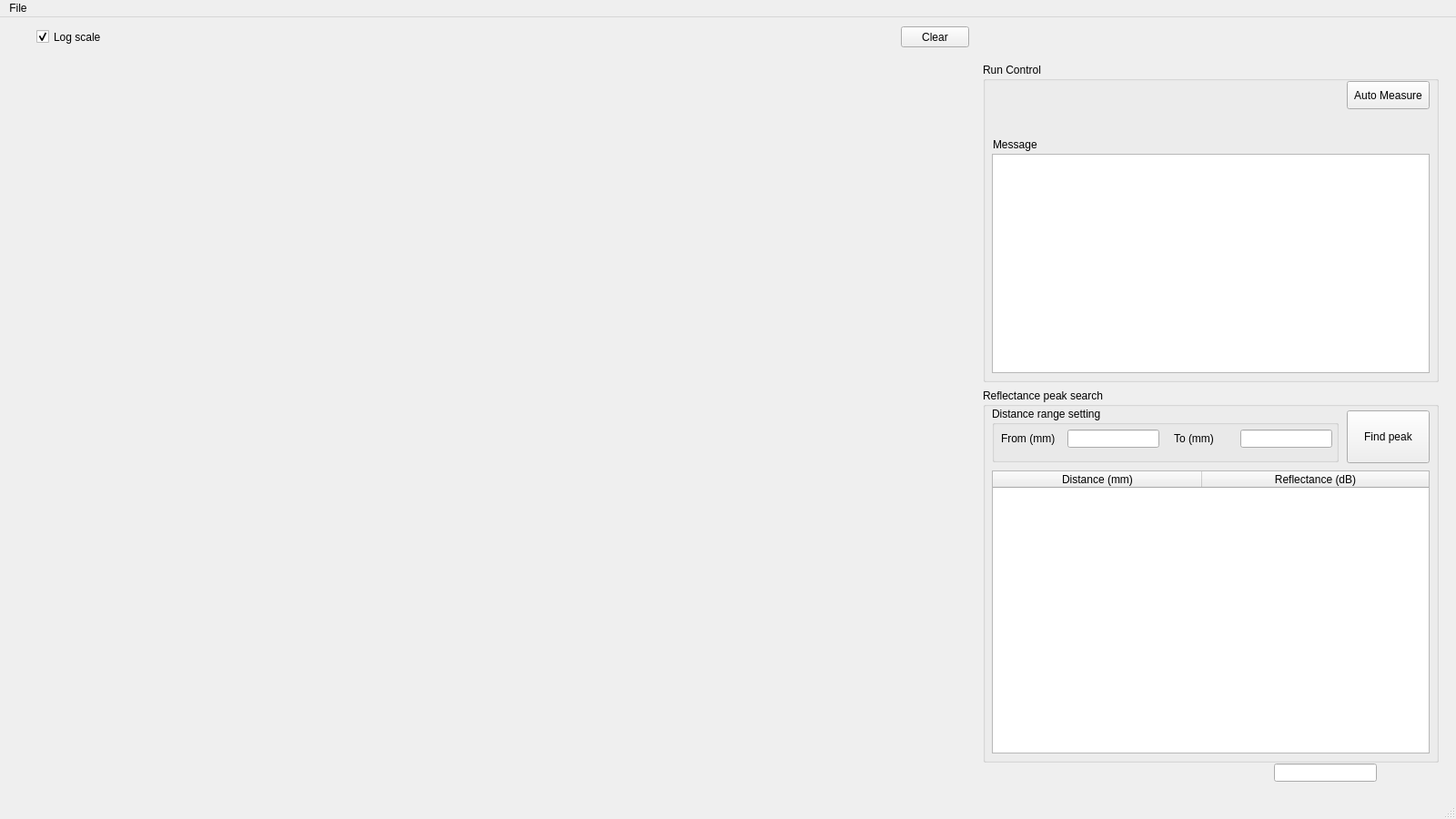
<?xml version="1.0" encoding="UTF-8"?>
<ui version="4.0">
 <class>MainWindow</class>
 <widget class="QMainWindow" name="MainWindow">
  <property name="windowModality">
   <enum>Qt::WindowModal</enum>
  </property>
  <property name="geometry">
   <rect>
    <x>0</x>
    <y>0</y>
    <width>1600</width>
    <height>900</height>
   </rect>
  </property>
  <property name="sizePolicy">
   <sizepolicy hsizetype="Preferred" vsizetype="Preferred">
    <horstretch>0</horstretch>
    <verstretch>0</verstretch>
   </sizepolicy>
  </property>
  <property name="minimumSize">
   <size>
    <width>1600</width>
    <height>900</height>
   </size>
  </property>
  <property name="maximumSize">
   <size>
    <width>1600</width>
    <height>900</height>
   </size>
  </property>
  <property name="windowTitle">
   <string>OFDR</string>
  </property>
  <widget class="QWidget" name="centralwidget">
   <widget class="PlotWidget" name="OFDR_plot" native="true">
    <property name="geometry">
     <rect>
      <x>40</x>
      <y>50</y>
      <width>1024</width>
      <height>768</height>
     </rect>
    </property>
    <property name="focusPolicy">
     <enum>Qt::ClickFocus</enum>
    </property>
   </widget>
   <widget class="QPushButton" name="ClearpushButton">
    <property name="geometry">
     <rect>
      <x>990</x>
      <y>10</y>
      <width>75</width>
      <height>23</height>
     </rect>
    </property>
    <property name="focusPolicy">
     <enum>Qt::ClickFocus</enum>
    </property>
    <property name="text">
     <string>Clear</string>
    </property>
   </widget>
   <widget class="QCheckBox" name="LogscalecheckBox">
    <property name="geometry">
     <rect>
      <x>40</x>
      <y>10</y>
      <width>101</width>
      <height>23</height>
     </rect>
    </property>
    <property name="focusPolicy">
     <enum>Qt::ClickFocus</enum>
    </property>
    <property name="text">
     <string>Log scale</string>
    </property>
    <property name="checked">
     <bool>true</bool>
    </property>
   </widget>
   <widget class="QLabel" name="filenamelabel">
    <property name="geometry">
     <rect>
      <x>40</x>
      <y>820</y>
      <width>1021</width>
      <height>23</height>
     </rect>
    </property>
    <property name="focusPolicy">
     <enum>Qt::ClickFocus</enum>
    </property>
    <property name="text">
     <string/>
    </property>
   </widget>
   <widget class="QGroupBox" name="ReflectancepeaksearchgroupBox">
    <property name="enabled">
     <bool>true</bool>
    </property>
    <property name="geometry">
     <rect>
      <x>1080</x>
      <y>408</y>
      <width>501</width>
      <height>411</height>
     </rect>
    </property>
    <property name="focusPolicy">
     <enum>Qt::ClickFocus</enum>
    </property>
    <property name="title">
     <string>Reflectance peak search</string>
    </property>
    <widget class="QTableWidget" name="LocalmaximumtableWidget">
     <property name="geometry">
      <rect>
       <x>10</x>
       <y>90</y>
       <width>481</width>
       <height>311</height>
      </rect>
     </property>
     <property name="focusPolicy">
      <enum>Qt::ClickFocus</enum>
     </property>
     <property name="sizeAdjustPolicy">
      <enum>QAbstractScrollArea::AdjustToContents</enum>
     </property>
     <property name="alternatingRowColors">
      <bool>false</bool>
     </property>
     <attribute name="horizontalHeaderCascadingSectionResizes">
      <bool>false</bool>
     </attribute>
     <attribute name="horizontalHeaderDefaultSectionSize">
      <number>230</number>
     </attribute>
     <attribute name="horizontalHeaderShowSortIndicator" stdset="0">
      <bool>true</bool>
     </attribute>
     <attribute name="horizontalHeaderStretchLastSection">
      <bool>true</bool>
     </attribute>
     <column>
      <property name="text">
       <string>Distance (mm)</string>
      </property>
     </column>
     <column>
      <property name="text">
       <string>Reflectance (dB)</string>
      </property>
     </column>
    </widget>
    <widget class="QPushButton" name="FindpeakpushButton">
     <property name="geometry">
      <rect>
       <x>400</x>
       <y>24</y>
       <width>91</width>
       <height>58</height>
      </rect>
     </property>
     <property name="focusPolicy">
      <enum>Qt::StrongFocus</enum>
     </property>
     <property name="text">
      <string>Find peak</string>
     </property>
    </widget>
    <widget class="QGroupBox" name="DistancerangesettinggroupBox">
     <property name="geometry">
      <rect>
       <x>10</x>
       <y>20</y>
       <width>381</width>
       <height>61</height>
      </rect>
     </property>
     <property name="focusPolicy">
      <enum>Qt::ClickFocus</enum>
     </property>
     <property name="title">
      <string>Distance range setting</string>
     </property>
     <widget class="QLabel" name="DistanceFromlabel">
      <property name="geometry">
       <rect>
        <x>10</x>
        <y>25</y>
        <width>71</width>
        <height>20</height>
       </rect>
      </property>
      <property name="focusPolicy">
       <enum>Qt::ClickFocus</enum>
      </property>
      <property name="toolTip">
       <string>&lt;html&gt;&lt;head/&gt;&lt;body&gt;&lt;p&gt;Blank means search from 0 mm&lt;/p&gt;&lt;/body&gt;&lt;/html&gt;</string>
      </property>
      <property name="text">
       <string>From (mm)</string>
      </property>
     </widget>
     <widget class="QLabel" name="DistanceTolabel">
      <property name="geometry">
       <rect>
        <x>200</x>
        <y>25</y>
        <width>71</width>
        <height>20</height>
       </rect>
      </property>
      <property name="focusPolicy">
       <enum>Qt::ClickFocus</enum>
      </property>
      <property name="toolTip">
       <string>&lt;html&gt;&lt;head/&gt;&lt;body&gt;&lt;p&gt;Blank means search to 5000 mm (maximum).&lt;/p&gt;&lt;/body&gt;&lt;/html&gt;</string>
      </property>
      <property name="text">
       <string>To (mm)</string>
      </property>
     </widget>
     <widget class="QLineEdit" name="DistanceFromlineEdit">
      <property name="geometry">
       <rect>
        <x>83</x>
        <y>25</y>
        <width>101</width>
        <height>20</height>
       </rect>
      </property>
      <property name="focusPolicy">
       <enum>Qt::StrongFocus</enum>
      </property>
     </widget>
     <widget class="QLineEdit" name="DistanceTolineEdit">
      <property name="geometry">
       <rect>
        <x>273</x>
        <y>25</y>
        <width>101</width>
        <height>20</height>
       </rect>
      </property>
      <property name="focusPolicy">
       <enum>Qt::StrongFocus</enum>
      </property>
     </widget>
    </widget>
   </widget>
   <widget class="QGroupBox" name="RunControlgroupBox">
    <property name="geometry">
     <rect>
      <x>1080</x>
      <y>50</y>
      <width>501</width>
      <height>351</height>
     </rect>
    </property>
    <property name="focusPolicy">
     <enum>Qt::ClickFocus</enum>
    </property>
    <property name="title">
     <string>Run Control</string>
    </property>
    <widget class="QPlainTextEdit" name="RunMessageplainTextEdit">
     <property name="geometry">
      <rect>
       <x>10</x>
       <y>100</y>
       <width>481</width>
       <height>241</height>
      </rect>
     </property>
     <property name="focusPolicy">
      <enum>Qt::ClickFocus</enum>
     </property>
     <property name="plainText">
      <string/>
     </property>
    </widget>
    <widget class="QLabel" name="RunMessagelabel">
     <property name="geometry">
      <rect>
       <x>11</x>
       <y>80</y>
       <width>56</width>
       <height>20</height>
      </rect>
     </property>
     <property name="focusPolicy">
      <enum>Qt::ClickFocus</enum>
     </property>
     <property name="text">
      <string>Message</string>
     </property>
    </widget>
    <widget class="QPushButton" name="AutoMeasurepushButton">
     <property name="enabled">
      <bool>true</bool>
     </property>
     <property name="geometry">
      <rect>
       <x>400</x>
       <y>20</y>
       <width>91</width>
       <height>31</height>
      </rect>
     </property>
     <property name="focusPolicy">
      <enum>Qt::StrongFocus</enum>
     </property>
     <property name="text">
      <string>Auto Measure</string>
     </property>
    </widget>
   </widget>
   <widget class="QLineEdit" name="lineEdit">
    <property name="geometry">
     <rect>
      <x>1400</x>
      <y>820</y>
      <width>113</width>
      <height>20</height>
     </rect>
    </property>
   </widget>
  </widget>
  <widget class="QMenuBar" name="menubar">
   <property name="geometry">
    <rect>
     <x>0</x>
     <y>0</y>
     <width>1600</width>
     <height>21</height>
    </rect>
   </property>
   <widget class="QMenu" name="menuFile">
    <property name="title">
     <string>File</string>
    </property>
    <addaction name="separator"/>
    <addaction name="separator"/>
    <addaction name="actionquit"/>
   </widget>
   <addaction name="menuFile"/>
  </widget>
  <widget class="QStatusBar" name="statusbar"/>
  <action name="actionOpen_data_file">
   <property name="text">
    <string>Open data file (*.csv)</string>
   </property>
  </action>
  <action name="actionquit">
   <property name="text">
    <string>Exit</string>
   </property>
  </action>
  <action name="actionTLS_8164Awindow">
   <property name="text">
    <string>TLS 8164A</string>
   </property>
  </action>
  <action name="actionRazor_express">
   <property name="text">
    <string>Razor express</string>
   </property>
  </action>
  <action name="actionSave_OFDR_data_file">
   <property name="text">
    <string>Save OFDR data file</string>
   </property>
  </action>
  <action name="actionOpen_OFDR_data_file">
   <property name="text">
    <string>Open OFDR data file</string>
   </property>
  </action>
 </widget>
 <customwidgets>
  <customwidget>
   <class>PlotWidget</class>
   <extends>QWidget</extends>
   <header>pyqtgraph</header>
   <container>1</container>
  </customwidget>
 </customwidgets>
 <tabstops>
  <tabstop>AutoMeasurepushButton</tabstop>
  <tabstop>DistanceFromlineEdit</tabstop>
  <tabstop>DistanceTolineEdit</tabstop>
 </tabstops>
 <resources/>
 <connections>
  <connection>
   <sender>ClearpushButton</sender>
   <signal>clicked()</signal>
   <receiver>MainWindow</receiver>
   <slot>ClearButtonClicked()</slot>
   <hints>
    <hint type="sourcelabel">
     <x>340</x>
     <y>53</y>
    </hint>
    <hint type="destinationlabel">
     <x>374</x>
     <y>61</y>
    </hint>
   </hints>
  </connection>
  <connection>
   <sender>LogscalecheckBox</sender>
   <signal>clicked()</signal>
   <receiver>MainWindow</receiver>
   <slot>plot_processed_data()</slot>
   <hints>
    <hint type="sourcelabel">
     <x>81</x>
     <y>43</y>
    </hint>
    <hint type="destinationlabel">
     <x>92</x>
     <y>63</y>
    </hint>
   </hints>
  </connection>
  <connection>
   <sender>AutoMeasurepushButton</sender>
   <signal>clicked()</signal>
   <receiver>MainWindow</receiver>
   <slot>AutoMeasureButtonClicked()</slot>
   <hints>
    <hint type="sourcelabel">
     <x>1554</x>
     <y>101</y>
    </hint>
    <hint type="destinationlabel">
     <x>1595</x>
     <y>105</y>
    </hint>
   </hints>
  </connection>
 </connections>
 <slots>
  <slot>testButtonClicked()</slot>
  <slot>Open_data_file()</slot>
  <slot>ClearButtonClicked()</slot>
  <slot>test2ButtonClicked()</slot>
  <slot>plot_processed_data()</slot>
  <slot>FindpeakButtonClicked()</slot>
  <slot>AutoMeasureButtonClicked()</slot>
  <slot>Connection_TLS_8164_Clicked()</slot>
  <slot>Connection_Razor_express_Clicked()</slot>
  <slot>Save_OFDR_data_file()</slot>
  <slot>Open_OFDR_data_file()</slot>
 </slots>
</ui>
